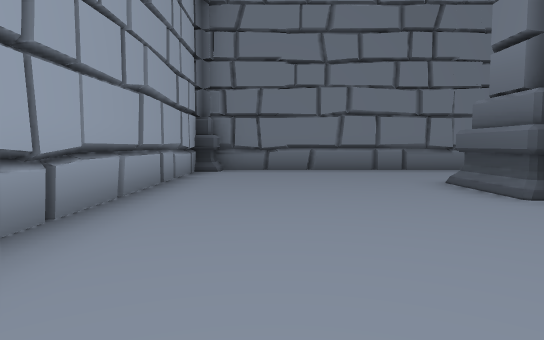
view 1 (above)

24 first-person views from a walk through a 3-D level made in the Unity game engine. The camera is 0.57 m above the floor, tilts 4° down and sees 75° across. The floor is counted in squares, 1 m on a side. Each view is taken from the middle of a square. On the plan, view 1 faces up. The plan holds only what a view shows up to about 10 squares ahead; the rest is blank. The place goes on beyond the plan. The player character is not drawn. Door leaves are left out, so doorways stand open. Some surface patterns are stand-ins.

view 2
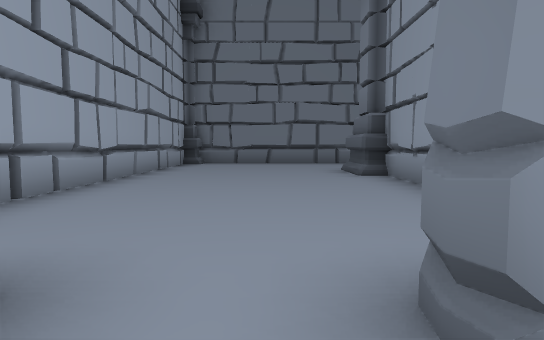

view 3
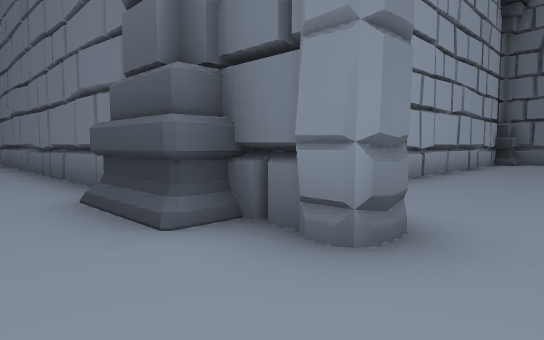

view 4
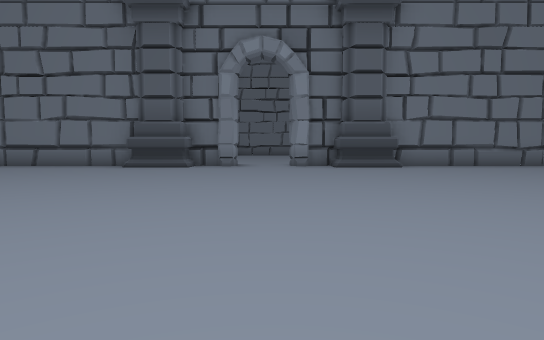

view 5
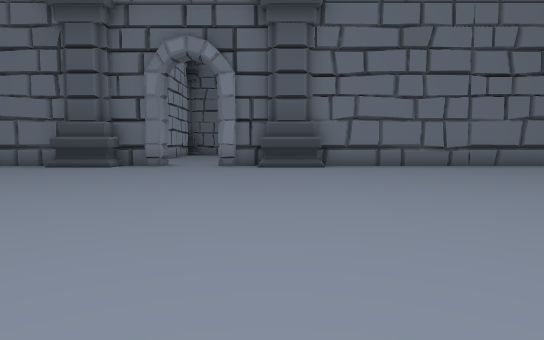

view 6
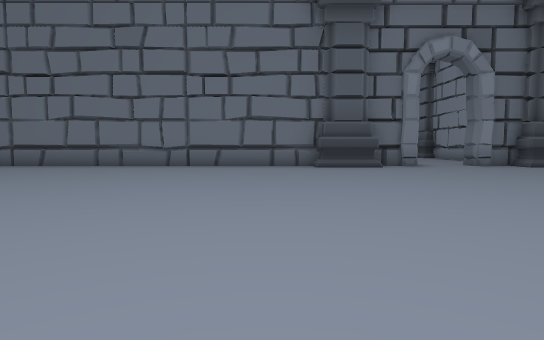

view 7
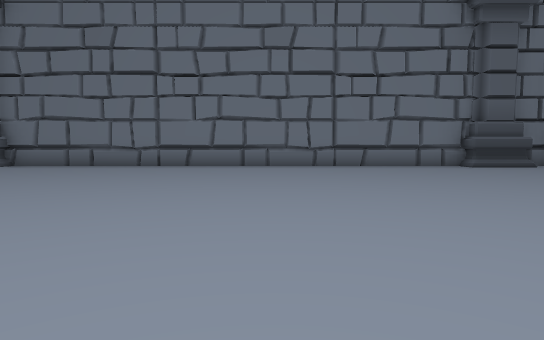

view 8
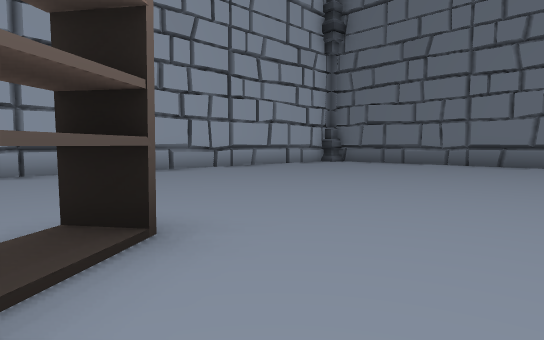

view 9
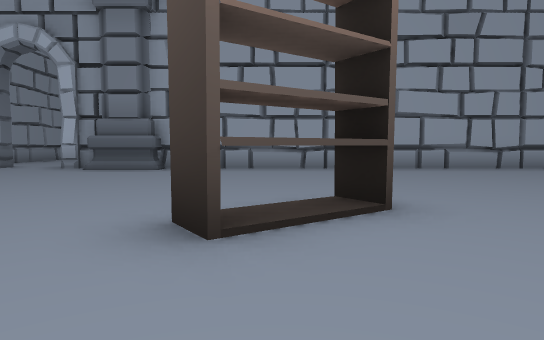

view 10
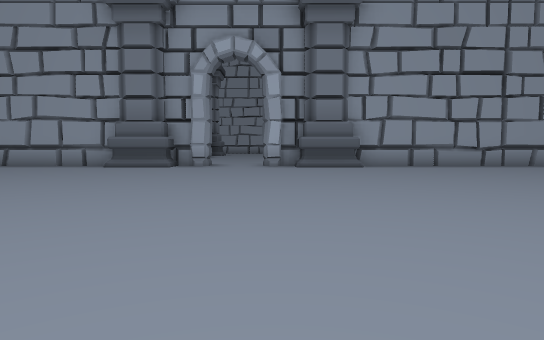

view 11
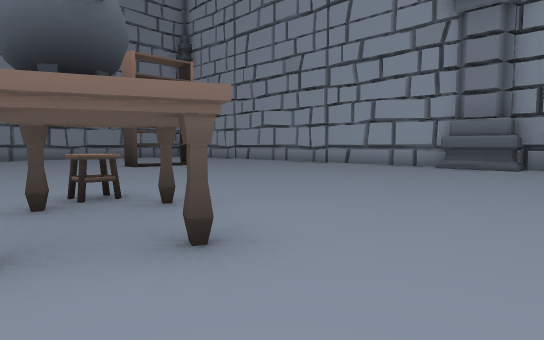

view 12
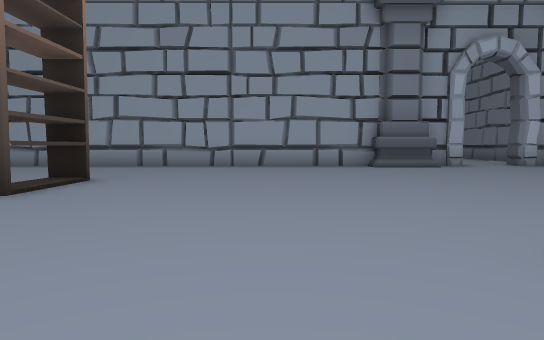

view 13
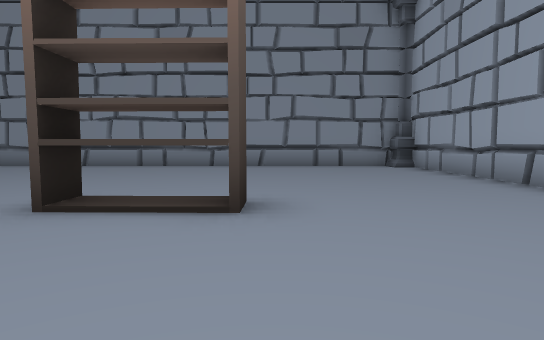

view 14
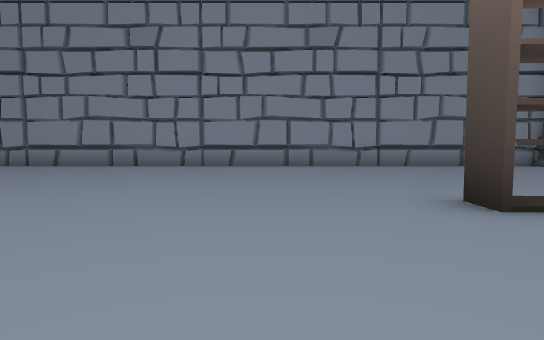

view 15
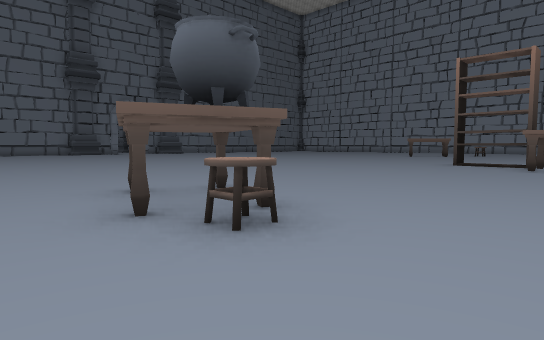

view 16
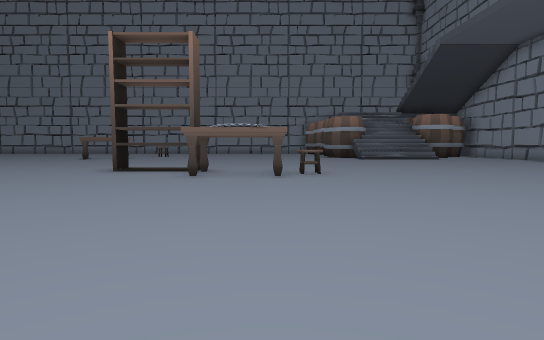

view 17
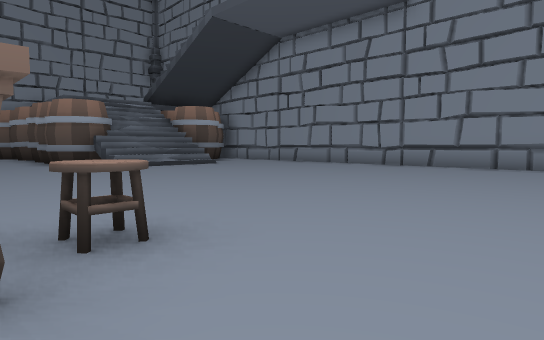

view 18
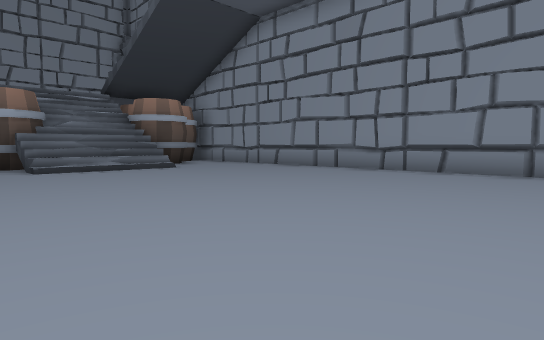

view 19
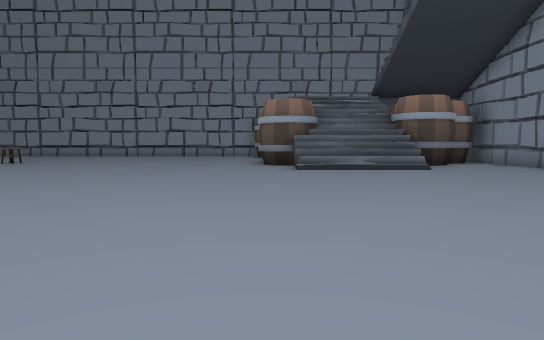

view 20
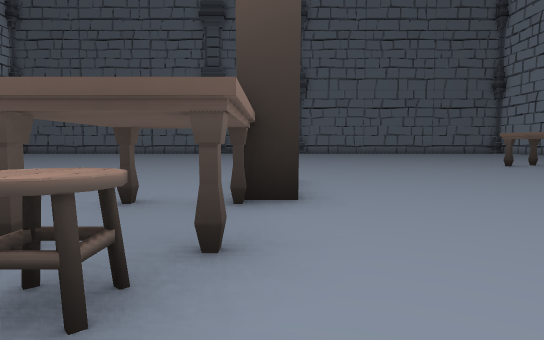

view 21
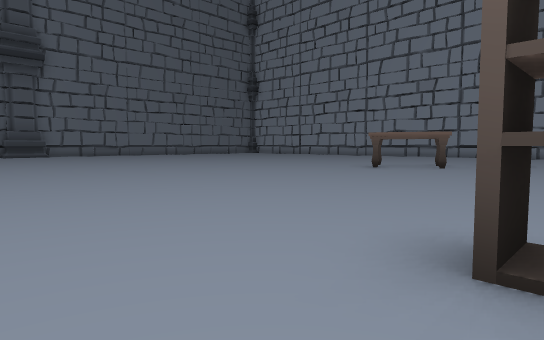

view 22
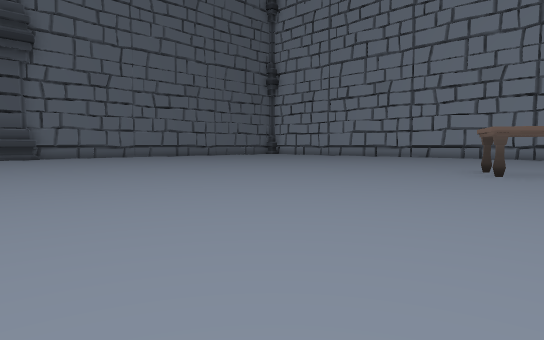

view 23
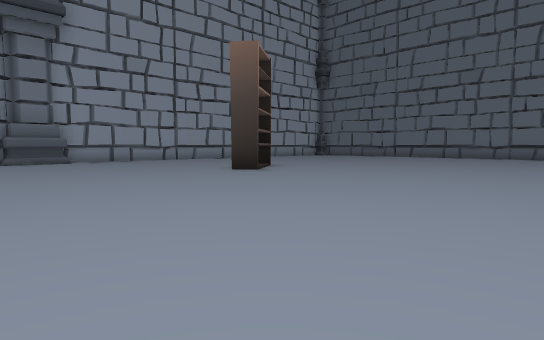

view 24
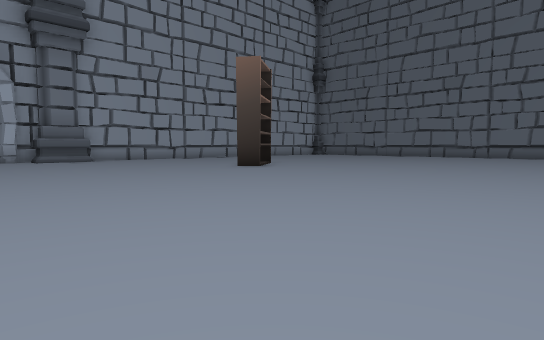

### Floor plan
Key: @ floor where view 1 was taken; # wall or solid block; x gap in a wall; . floor; D open door; ^ raised ledge; C column; S shelf; T table; H chair; B barrel.
Columns run from 16 left of view 1 to 10 right of it. Each row starts with its distance up from view 1.
  8               #######
  7               #......
  6               #.....
  5               #....C
  4               #....#
  3               #....#
  2               #....#
  1               #....
  0                .@..
 -1                ....
 -2  ###############DD#C#######
 -3  .............C....CC......
 -4   ........................
 -5   .......................
 -6 #........................
 -7 #.......................
 -8 #......................
 -9 #......................
-10 #......................
-11 #.............  ........
-12 #.....S.......   ........
-13 #.....SS......   .........
-14 #.....S.......   ..........
-15 #.............   ..........
-16 #C.............  ..........
-17 CC.......................T.
-18 #........................TT
-19 D........................T.
-20 #.........................
-21 CC.......TT................
-22 #C......T.........S........
-23 #........H........S........
-24 #................TT........
-25 #................TT........
-26 #................H.........
-27 #..........................
-28 #....SS..... .............B
-29 #...........   ..........^#
-30 #............   .........^#
-31 #.............  .........^#
-32 #.............  .........xB
-33 #.............. ..........#
-34 #..........................
-35 ###########################

Where each view was taken, in squares from view 1:
view 1: 0 up, 0 right, facing up
view 2: 3 down, 1 right, facing up
view 3: 4 down, 1 right, facing up-left
view 4: 12 down, 1 right, facing up
view 5: 12 down, 3 right, facing up
view 6: 12 down, 4 left, facing up
view 7: 12 down, 8 left, facing up
view 8: 13 down, 8 left, facing up-left
view 9: 13 down, 7 left, facing left
view 10: 18 down, 6 left, facing left
view 11: 19 down, 6 left, facing down-left
view 12: 25 down, 6 left, facing left
view 13: 25 down, 12 left, facing down
view 14: 25 down, 8 left, facing down
view 15: 25 down, 9 left, facing up-right
view 16: 25 down, 6 left, facing right
view 17: 25 down, 1 left, facing down-right
view 18: 27 down, 0 right, facing down-right
view 19: 28 down, 0 right, facing right
view 20: 27 down, 2 right, facing up
view 21: 22 down, 0 right, facing up-right
view 22: 19 down, 1 right, facing up-right
view 23: 19 down, 3 left, facing up-left
view 24: 20 down, 2 left, facing up-left
